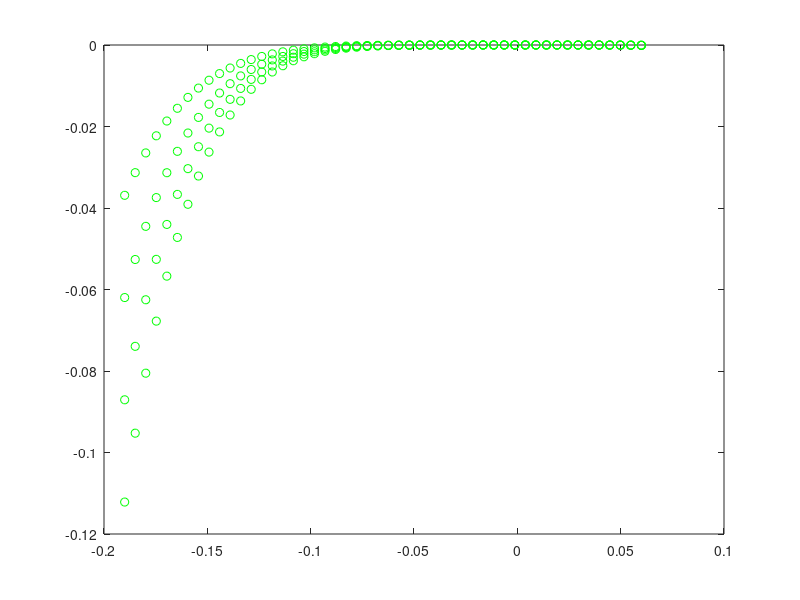

MATLAB code for this plot:

figure(1)

for i = 1:4
  
  t = linspace(-2.98,-0.98,4);
  x = linspace(-0.19, 0.06, 50);
  y = 10.*sin(x.^6)*5.*cos(x.^5)*8*(t(i)^1)*2.*e.^(x.^10);
  plot(x,y, 'go');
  hold on
  
endfor